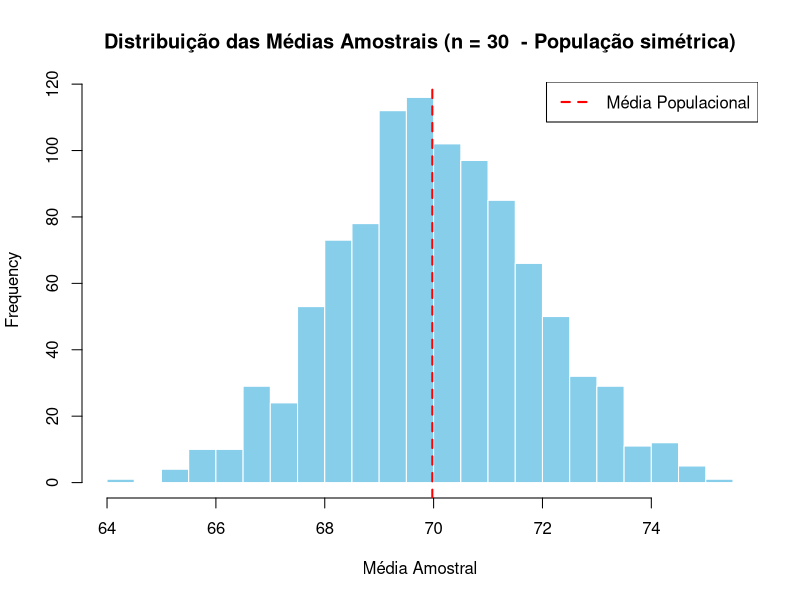
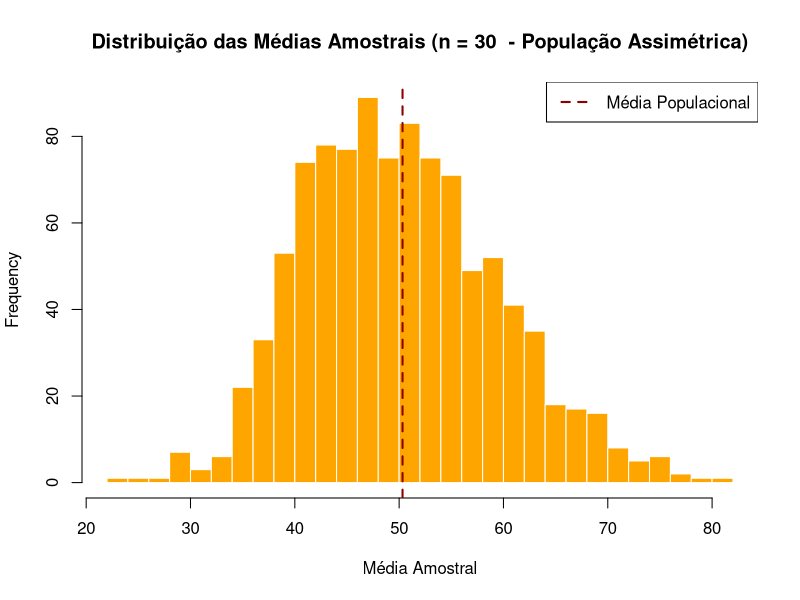

Here is the R script that generated these plots, in order:
## ---- chunk 1
knitr::opts_chunk$set(echo = FALSE)
## ---- chunk 2
# 1. Definindo a população
set.seed(123)  # Para reprodutibilidade
populacao <- rnorm(10000, mean = 70, sd = 10)  # População normal com média 70 e desvio padrão 10

# 2. Função para tirar uma amostra e calcular a média
media_amostral <- function(n) {
  sample(populacao, size = n, replace = TRUE) |> mean()
}

# 3. Gerando várias médias amostrais
n_amostras <- 1000     # Número de amostras
n <- 30                # Tamanho de cada amostra
medias <- replicate(n_amostras, media_amostral(n))

# 4. Plotando a distribuição das médias
hist(medias, 
     breaks = 30, 
     col = "skyblue", 
     border = "white",
     main = paste("Distribuição das Médias Amostrais (n =", n, " - População simétrica)"),
     xlab = "Média Amostral")

# 5. Adicionando a média da população
abline(v = mean(populacao), col = "red", lwd = 2, lty = 2)
legend("topright", legend = "Média Populacional", col = "red", lwd = 2, lty = 2)

## ---- chunk 3
# 1. Criando uma população assimétrica (exponencial)
set.seed(42)
populacao <- rexp(10000, rate = 1/50)  # média = 50, distribuição exponencial (assimétrica à direita)

# 2. Função para tirar uma amostra e calcular a média
media_amostral <- function(n) {
  sample(populacao, size = n, replace = TRUE) |> mean()
}

# 3. Gerando médias amostrais
n_amostras <- 1000
n <- 30  # Tamanho de cada amostra
medias <- replicate(n_amostras, media_amostral(n))

# 4. Plotando a distribuição das médias
hist(medias,
     breaks = 30,
     col = "orange",
     border = "white",
     main = paste("Distribuição das Médias Amostrais (n =", n, " - População Assimétrica)"),
     xlab = "Média Amostral")

# 5. Adicionando a média da população
abline(v = mean(populacao), col = "darkred", lwd = 2, lty = 2)
legend("topright", legend = "Média Populacional", col = "darkred", lwd = 2, lty = 2)

